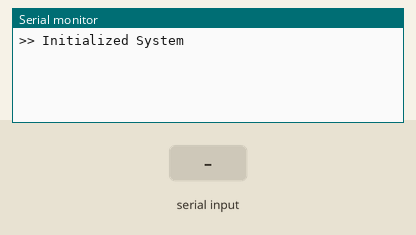
Recording of a sketch running on a simulated Arduino Uno, built with avr-gcc and run on an emulated ATmega328P. Parts: the last lines printed to the serial monitor. The inputs (shaded band) are chosen by the test bench.

Above: at 1.3 s.
1.4 s: "1" received over Serial
At 2.5 s:
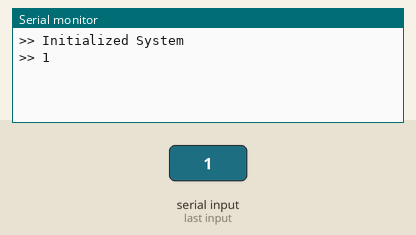
2.9 s: "0" received over Serial
At 3.7 s:
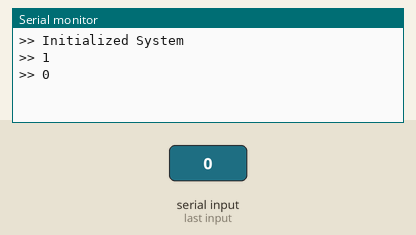
4.4 s: "2" received over Serial
At 5.0 s:
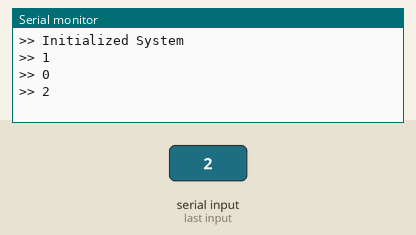

Measured:
- after the input at 1.4 s, the serial monitor: prints a new line at once (image 1)
- after the input at 2.9 s, the serial monitor: prints a new line at once (image 2)
- after the input at 4.4 s, the serial monitor: prints a new line at once (image 3)

The sketch:

Prueba_comunicacion.ino
```cpp
String msg;
char c;

void setup() {
  // put your setup code here, to run once:
  Serial.begin(115200);
  delay(100);
  Serial.println(F(">> Initialized System"));
}

void loop() {
  // put your main code here, to run repeatedly:
  readDatatoSend();
}


void readDatatoSend(void){

 delay(10);
 while (Serial.available()){

    if (Serial.available()){
      c = Serial.read();
      msg += c;
    }
  }

  if (msg.length() > 0){
    Serial.println(">> " + msg);
    msg = "";
  }

}
```
